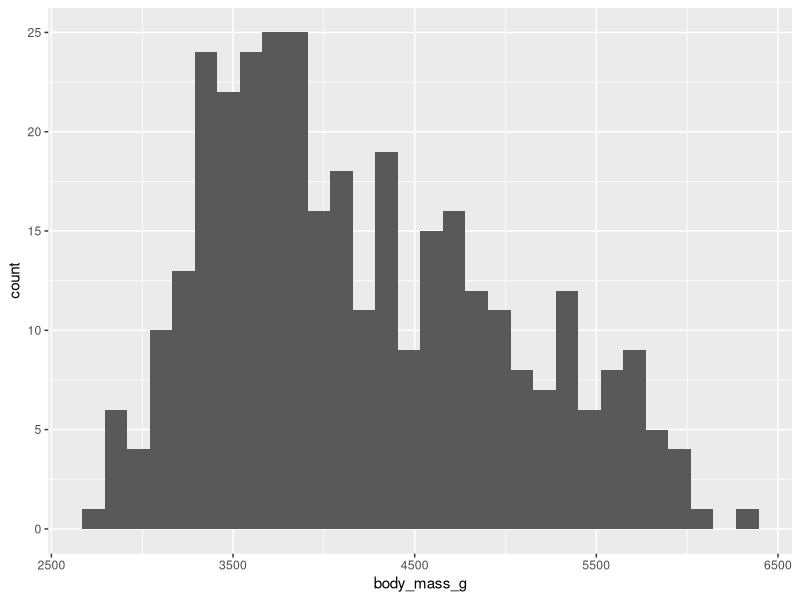
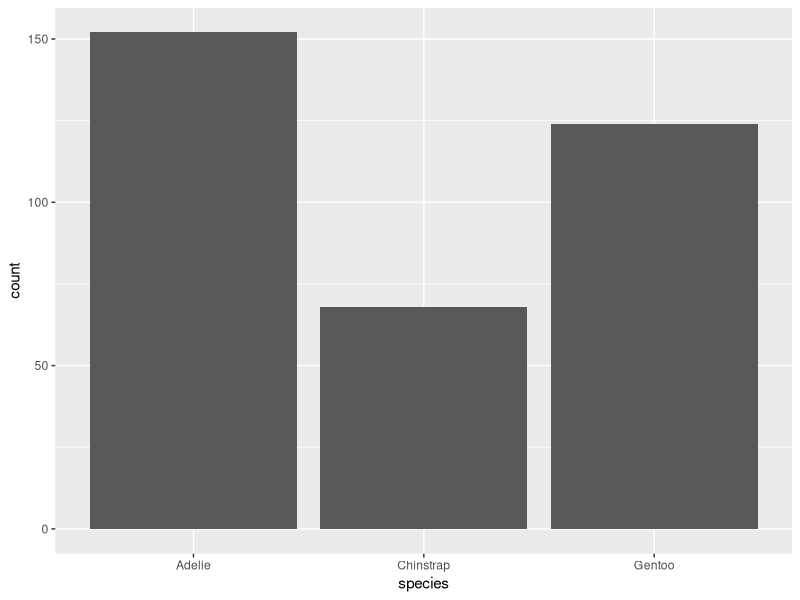
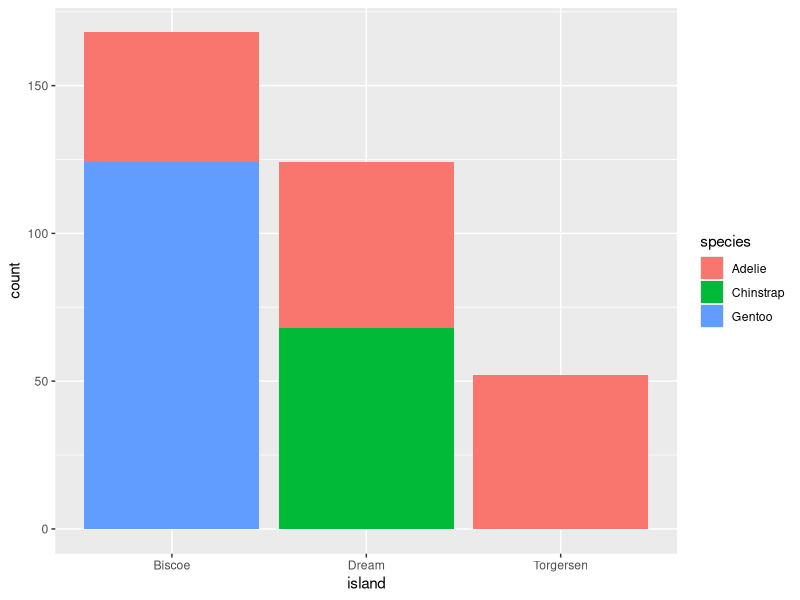
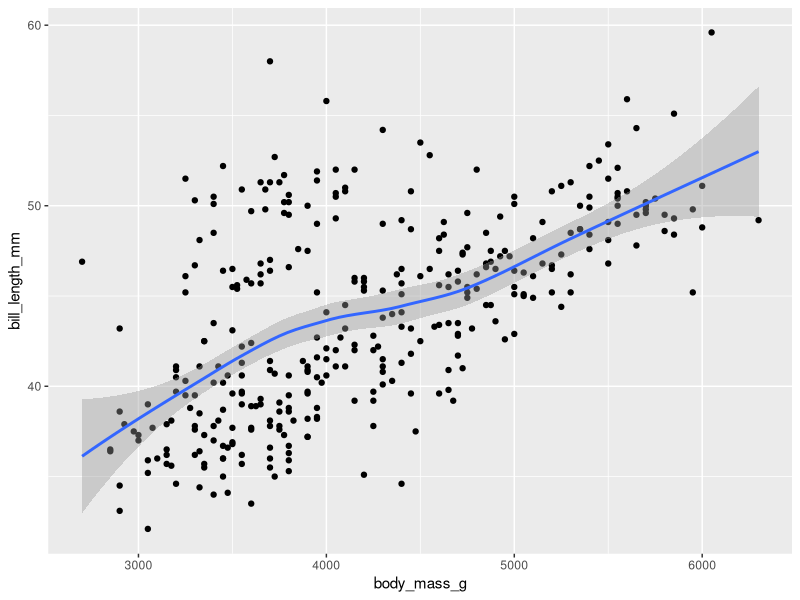
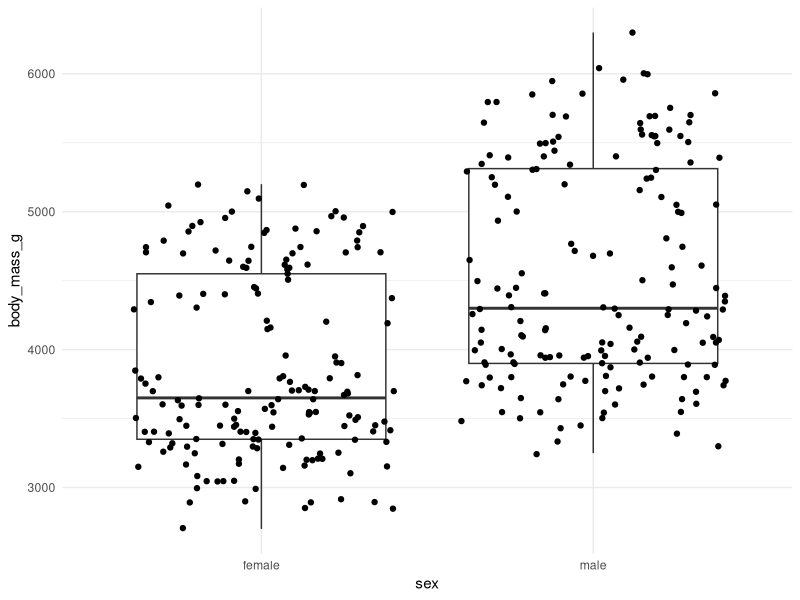
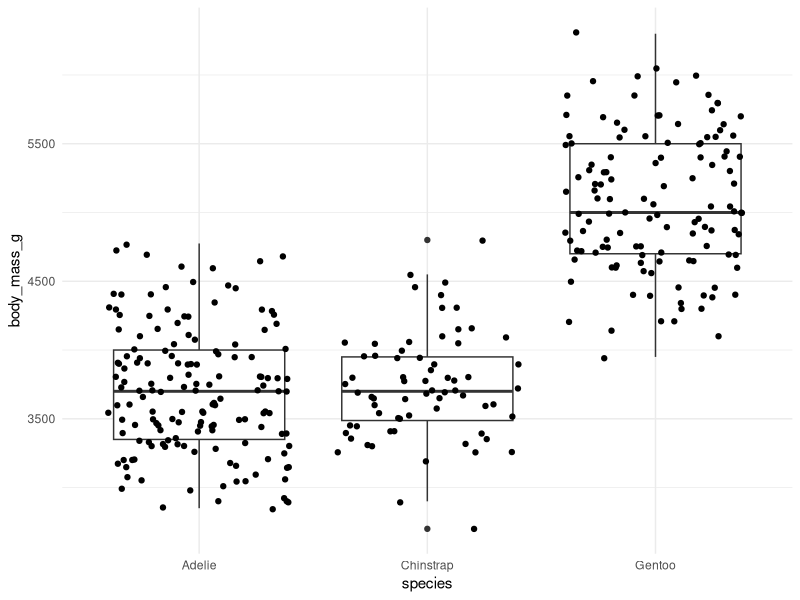

These figures' R source, in order:
## ---- chunk 1
#| label: setup

library(tidyverse)
library(palmerpenguins)

# df <- YOUR_PROJECT_DATA
df <- penguins

glimpse(df)

## ---- chunk 2
#| label: data-summary

total_observations <- nrow(df)

missing_sex <- sum(is.na(df$sex))

missing_mass <- sum(is.na(df$body_mass_g))

missing_bill <- sum(is.na(df$bill_length_mm))

missing_island <- sum(is.na(df$island))

## ---- chunk 3
#| label: fig-distribution-1var-histogram
#| fig-cap: "Distribution of [VARIABLE]."

df |>
    ggplot(aes(x = body_mass_g)) +
    geom_histogram()

## ---- chunk 4
#| label: tbl-distribution-1var-summary
#| tbl-cap: "Summary statistics for [VARIABLE]."

df |> 
    summarize(
        mean = mean(body_mass_g, na.rm = TRUE),
        sd = sd(body_mass_g, na.rm = TRUE),
        median = median(body_mass_g, na.rm = TRUE),
        iqr = IQR(body_mass_g, na.rm = TRUE)
    )

## ---- chunk 5
#| label: fig-frequency-1var-bar
#| fig-cap: "Frequency of penguin species observations."

df |>
    ggplot(aes(x = species)) +
    geom_bar()
## ---- chunk 6
#| label: tbl-frequency-1var-percent
#| tbl-cap: "Frequency and percentage of penguin species observations."

df |> 
    group_by(species) |>
    summarize(n = n()) |>
    mutate(pct = n / sum(n) * 100)

# OR with count() -- ?count to see why
# 
# df |>
#     count(species) |>
#     mutate(pct = n / sum(n) * 100)

## ---- chunk 7
#| label: fig-frequency-2var-bar
#| fig-cap: "Frequency of penguin species by island."

df |> 
    drop_na(species, island) |> 
    ggplot(aes(x = island, fill = species)) +
    geom_bar()
## ---- chunk 8
#| label: tbl-frequency-2var-proptable
#| tbl-cap: "Proportional distribution of penguin species by island."

table(df$island, df$species) |> 
    prop.table(margin = 1) * 100

## ---- chunk 9
#| label: fig-association-2var-scatter
#| fig-cap: "Association between body mass (g) and bill length (mm)."

df |> 
    drop_na(body_mass_g, bill_length_mm) |> 
    ggplot(aes(x = body_mass_g, y = bill_length_mm)) +
    geom_point() +
    geom_smooth()

## ---- chunk 10
#| label: model-association-2var-corr

cor.test(
    x = df$body_mass_g,
    y = df$flipper_length_mm
    )

## ---- chunk 11
#| label: fig-group-compare-2var-2lvl-boxplot
#| fig-cap: "Group differences in body mass by sex."

df |> 
    drop_na(sex, body_mass_g) |>
    ggplot(aes(x = sex, y = body_mass_g)) +
    geom_boxplot() +
    geom_jitter() +
    theme_minimal()

## ---- chunk 12
#| label: model-group-compare-2var-2lvl-ttest

t.test(body_mass_g ~ sex, data = drop_na(df, sex, body_mass_g))

## ---- chunk 13
#| label: fig-group-compare-2var-3lvl-boxplot
#| fig-cap: "Group differences in body mass by species."

df |> 
    drop_na(species, body_mass_g) |>
    ggplot(aes(x = species, y = body_mass_g)) +
    geom_boxplot() +
    geom_jitter() +
    theme_minimal()

## ---- chunk 14
#| label: model-group-compare-2var-3lvl-anova

df |> drop_na(species, body_mass_g) |> 
    group_by(species) |> 
    summarize(mean_mass = mean(body_mass_g))

anova_output <- aov(body_mass_g ~ species, data = drop_na(df, species, body_mass_g))

summary(anova_output)

TukeyHSD(anova_output)
